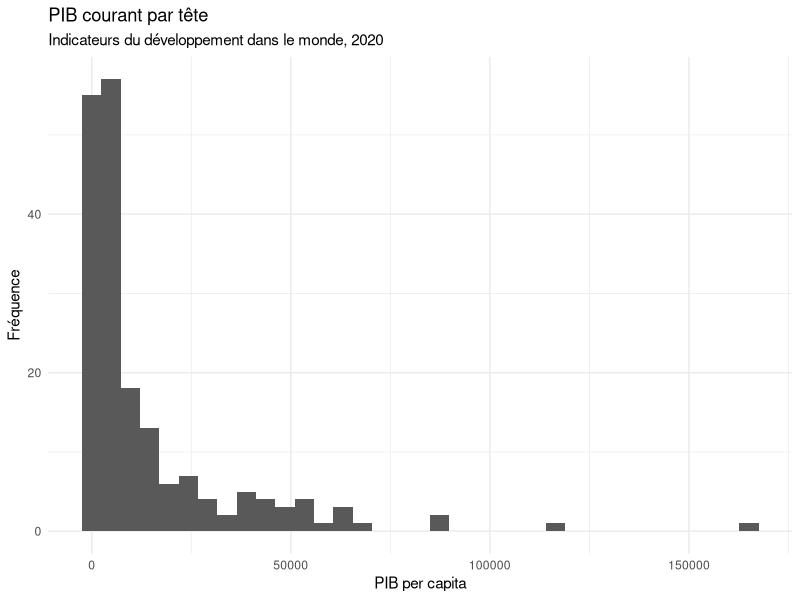
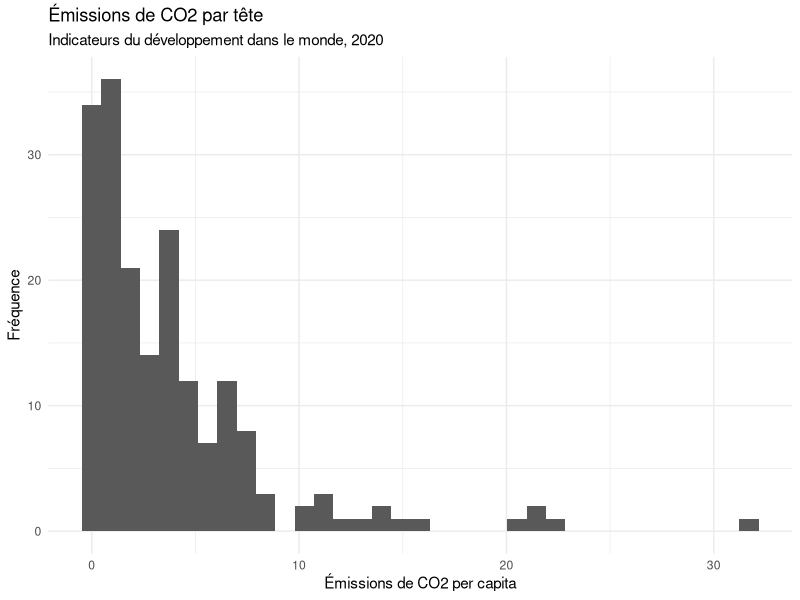
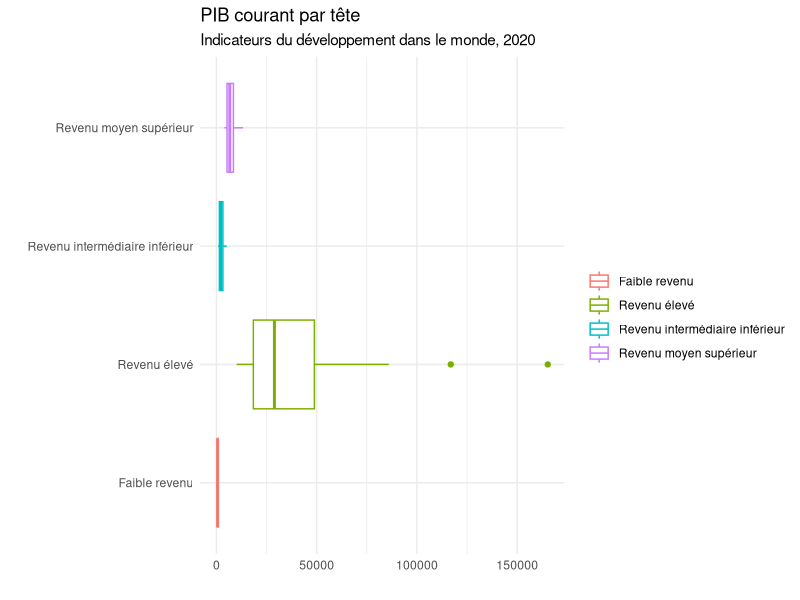
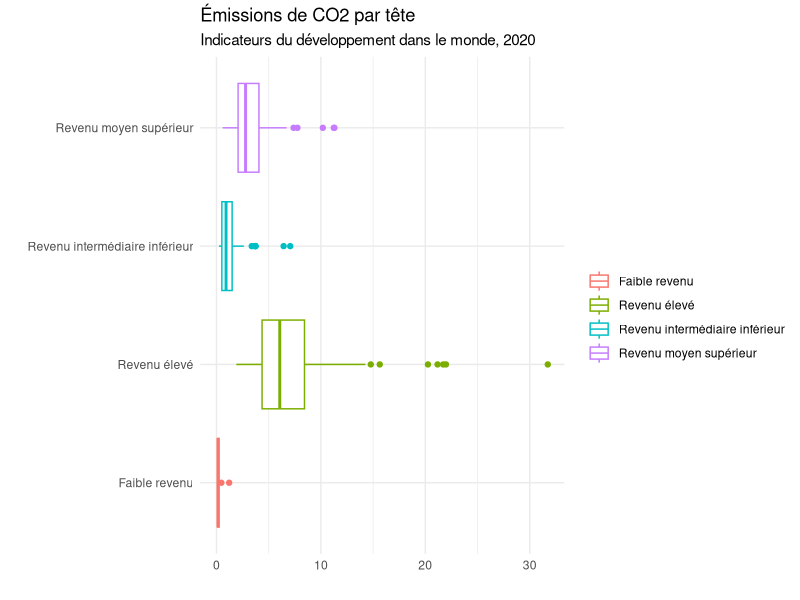
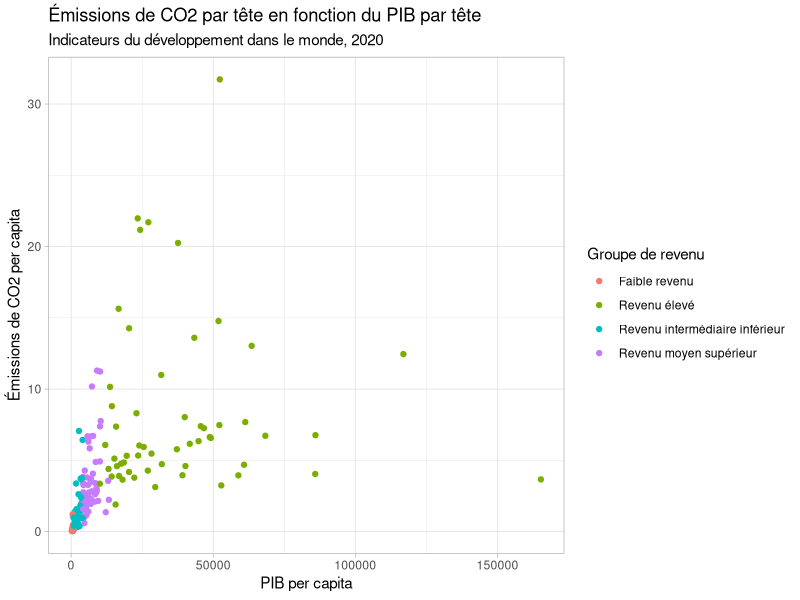
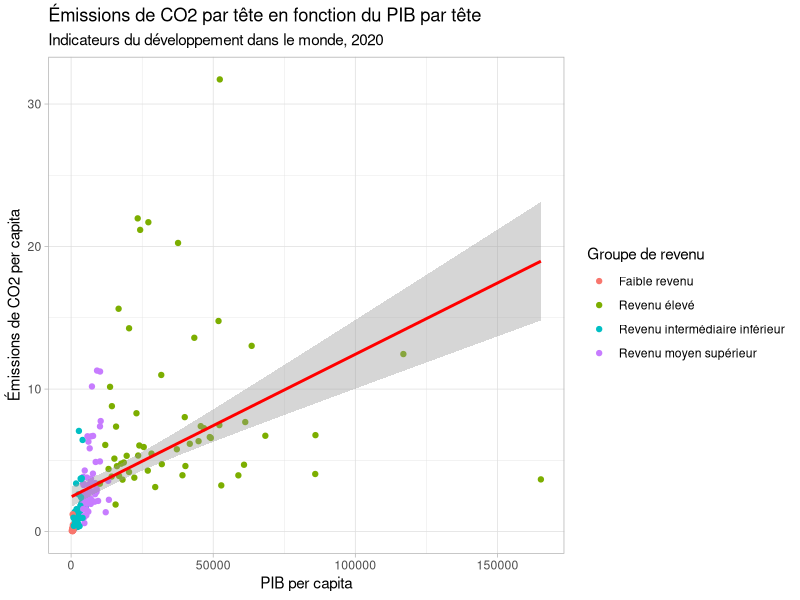
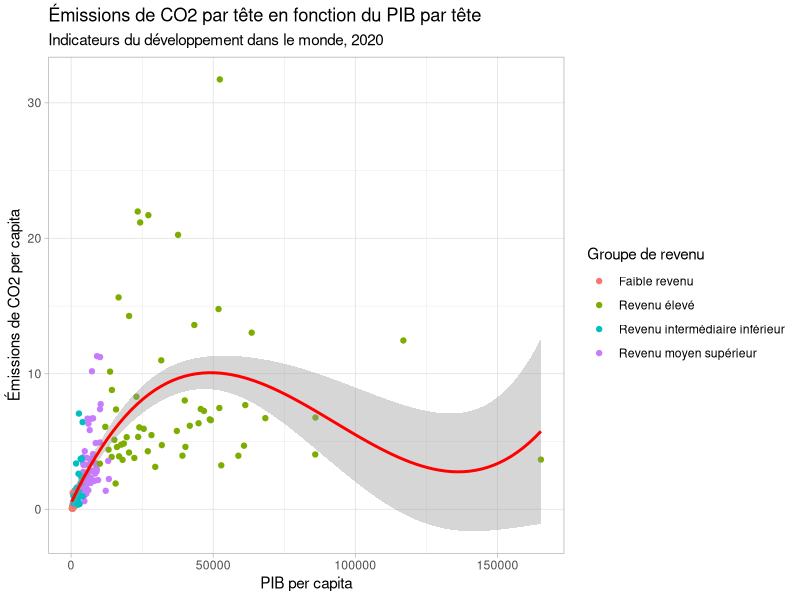
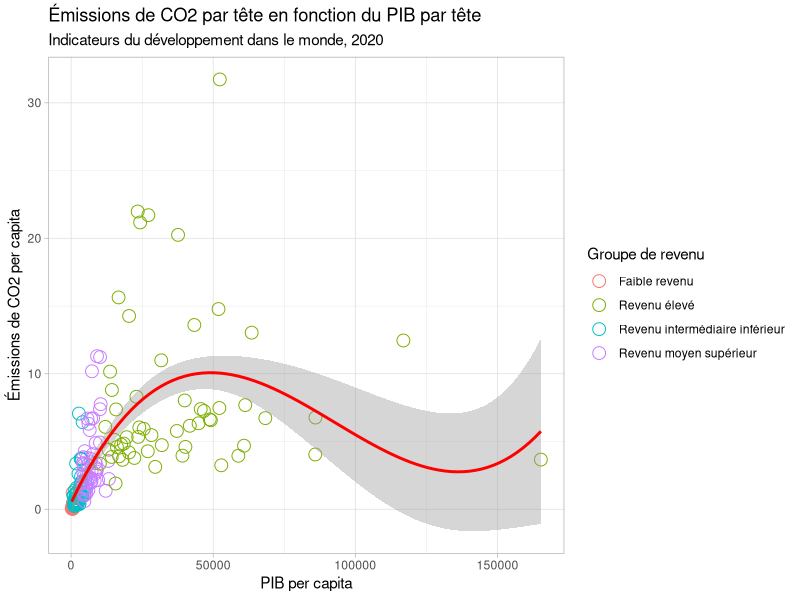

Write the R code that produced these figures, in order.
## ---- chunk 1
knitr::opts_chunk$set(echo = TRUE)
## ---- chunk 2
library(tidyverse)
## ---- chunk 3
data_travail<-read.csv("./data/exercice_dplyr.csv")
## ---- chunk 4
data_travail_Dernier<-data_travail|>
  filter(Annee==max(Annee))
## ---- chunk 5
ggplot(data=data_travail_Dernier, aes(Pibpercapita))+
  geom_histogram(stat="bin", bins = 35)+
  labs(title="PIB courant par tête",
       subtitle = paste("Indicateurs du développement dans le monde,", max(data_travail$Annee)),
       x="PIB per capita",
       y="Fréquence")+
  theme_minimal()
## ---- chunk 6
ggplot(data=data_travail_Dernier, aes(CO2percapita))+
  geom_histogram(stat="bin", bins = 35)+
  labs(title="Émissions de CO2 par tête",
       subtitle = paste("Indicateurs du développement dans le monde,", max(data_travail$Annee)),
       x="Émissions de CO2 per capita",
       y="Fréquence")+
  theme_minimal()
## ---- chunk 7
ggplot(data=data_travail_Dernier, aes(Income_group_Fr,Pibpercapita, color=Income_group_Fr))+geom_boxplot()+coord_flip()+
  labs(title="PIB courant par tête",
        subtitle = paste("Indicateurs du développement dans le monde,", max(data_travail$Annee)),
       y="",
       x="",
       color="")+
  theme_minimal()
## ---- chunk 8
ggplot(data=data_travail_Dernier, aes(Income_group_Fr,CO2percapita, color=Income_group_Fr))+geom_boxplot()+coord_flip()+
  labs(title="Émissions de CO2 par tête",
        subtitle = paste("Indicateurs du développement dans le monde,", max(data_travail$Annee)),
       y="",
       x="",
       color="")+
  theme_minimal()
## ---- chunk 9
ggplot(data=data_travail_Dernier, aes(x=Pibpercapita, y=CO2percapita, color=Income_group_Fr))+
  geom_point()+
  labs(title="Émissions de CO2 par tête en fonction du PIB par tête",
        subtitle = paste("Indicateurs du développement dans le monde,", max(data_travail$Annee)),
       y="Émissions de CO2 per capita",
       x="PIB per capita",
       color="Groupe de revenu"
       )+
  theme_light()
## ---- chunk 10
ggplot(data=data_travail_Dernier, aes(x=Pibpercapita, y=CO2percapita, color=Income_group_Fr))+
  geom_point()+
  geom_smooth(formula = 'y ~ x', se=T, color="red", method=lm)+
  labs(title="Émissions de CO2 par tête en fonction du PIB par tête",
        subtitle = paste("Indicateurs du développement dans le monde,", max(data_travail$Annee)),
       y="Émissions de CO2 per capita",
       x="PIB per capita",
       color="Groupe de revenu"
       )+
  theme_light()
## ---- chunk 11
ggplot(data=data_travail_Dernier, aes(x=Pibpercapita, y=CO2percapita, color=Income_group_Fr))+
  geom_point()+
  geom_smooth(method = lm, formula = y ~ splines::bs(x, 3), se = T, color="red")+
  labs(title="Émissions de CO2 par tête en fonction du PIB par tête",
        subtitle = paste("Indicateurs du développement dans le monde,", max(data_travail$Annee)),
       y="Émissions de CO2 per capita",
       x="PIB per capita",
       color="Groupe de revenu"
       )+
  theme_light()
## ---- chunk 12
data_travail_Dernier<-data_travail_Dernier|>
                      group_by(Income_group_Fr)|>
                      arrange(desc(Pibpercapita), .by_group = T)|>
                      mutate(Rank=1:n())|>
                     ungroup()
## ---- chunk 13
p1<-ggplot(data=data_travail_Dernier, aes(x=Pibpercapita, y=CO2percapita, color=Income_group_Fr))+
  geom_point(size=4, shape=1)+
  geom_smooth(method = lm, formula = y ~ splines::bs(x, 3), se = T, color="red")+
  labs(title="Émissions de CO2 par tête en fonction du PIB par tête",
        subtitle = paste("Indicateurs du développement dans le monde,", max(data_travail$Annee)),
       y="Émissions de CO2 per capita",
       x="PIB per capita",
       color="Groupe de revenu"
       )+
  theme_light()
p1
## ---- chunk 14
p2<-p1+ geom_text(aes(label=Country_Name_Fr))
p2
## ---- chunk 15
p3<-p1+geom_text(aes(label=Country_Name_Fr), color="gray20",
                 data=data_travail_Dernier|>
                   filter(Rank<=5),check_overlap = TRUE)
p3
## ---- chunk 16
p4<-p3+scale_x_continuous(limits=c(-1000, 180000))
p4
